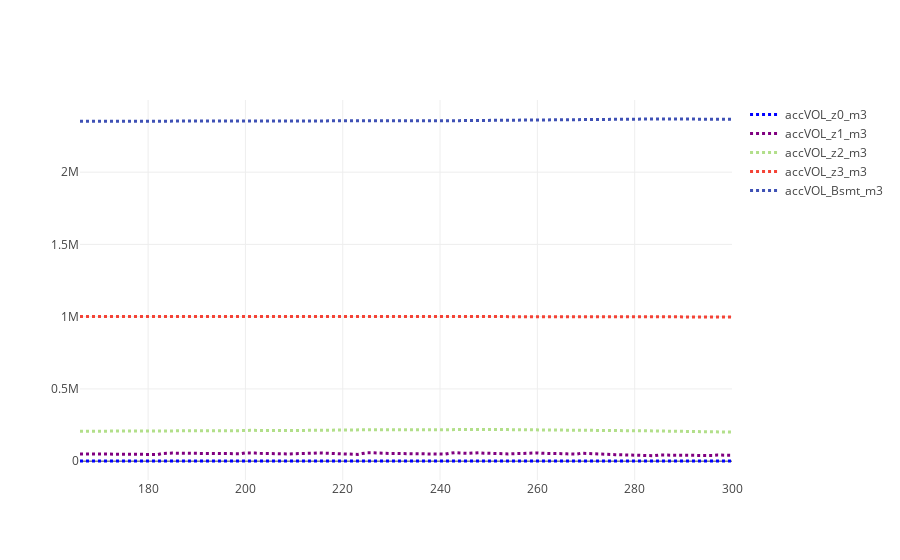

The notebook cell saved with this chart:
### Code cell
ts = ['accVOL_z0_m3', 'accVOL_z1_m3', 'accVOL_z2_m3', 'accVOL_z3_m3', 'accVOL_Bsmt_m3']
#ts = ['accVOL_z3_m3', 'accVOL_Bsmt_m3']
data_vol = []
for i in range(len(ts)):  # Append simulated components
    filename = "resW_" + ts[i] + ".tss"
    sim_pd = pd.read_table(sim_path + folder + back + filename, 
                            skiprows=4, delim_whitespace=True,
                            names=['Jdays', 'sim'],
                            header=None)
    
    sim = sim_pd.sim.tolist()
    trace = go.Scatter(
        x = x,
        y = sim,
        mode = 'lines',
        name = ts[i],
        line = dict(
            color = palette[i],
            width = 3,
            dash = 'dot')
    )
    data_vol.append(trace)

figname = "Volm3Layers.png"
%matplotlib inline
import plotlycred

online = False
if online:
    # fig = py.iplot(data) 
    fig = go.Figure(data=data_vol)
    py.image.save_as(fig, filename=figname)
    # py.plot(fig, filename=figname) # Opens in web
else:
    fig = go.Figure(data=data_vol)
    iplot(fig)

### Figure 1 — Plotly figure (JSON) as saved in the notebook; plotly's stock layout.template omitted (floating-point values rounded to 4 significant figures; data arrays with more than 128 entries replaced by an {"elided": "..."} marker saying what was removed)
{"data": [{"line": {"color": "blue", "dash": "dot", "width": 3}, "mode": "lines", "name": "accVOL_z0_m3", "type": "scatter", "x": {"elided": "135 int values"}, "y": {"elided": "195 float values"}}, {"line": {"color": "purple", "dash": "dot", "width": 3}, "mode": "lines", "name": "accVOL_z1_m3", "type": "scatter", "x": {"elided": "135 int values"}, "y": {"elided": "195 float values"}}, {"line": {"color": "rgb(178,223,138)", "dash": "dot", "width": 3}, "mode": "lines", "name": "accVOL_z2_m3", "type": "scatter", "x": {"elided": "135 int values"}, "y": {"elided": "195 int values"}}, {"line": {"color": "#F44336", "dash": "dot", "width": 3}, "mode": "lines", "name": "accVOL_z3_m3", "type": "scatter", "x": {"elided": "135 int values"}, "y": {"elided": "195 int values"}}, {"line": {"color": "#3F51B5", "dash": "dot", "width": 3}, "mode": "lines", "name": "accVOL_Bsmt_m3", "type": "scatter", "x": {"elided": "135 int values"}, "y": {"elided": "195 int values"}}], "layout": {}}
